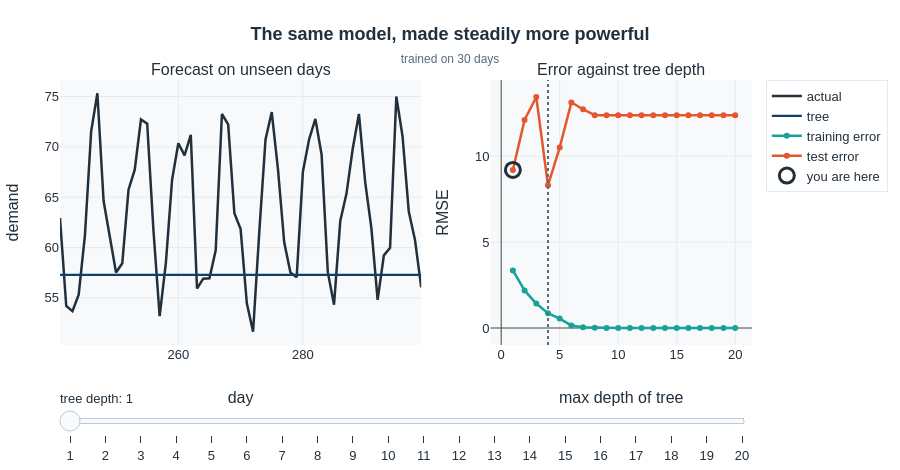

Source (notebook cell):
### Markdown cell above
## Part 5 — More complexity is not more accuracy

Now the central idea in machine learning, and the one students most often need to *see*
before they believe it.

We swap the linear model for a decision tree and turn up its depth. A deeper tree carves the
data into finer and finer boxes, so it fits the days it trained on better and better. Given
enough depth it gets them perfect.

To make the effect visible we first give the model a realistic handicap: **only 30 days of
history to learn from**. Small, noisy training sets are the normal condition in finance, not
the exception.

**Move the slider and watch the two curves on the right.**

The training error falls the whole way down. The test error falls, bottoms out around depth 4,
and then climbs. Past that point the tree has stopped learning the weekly cycle and started
memorising which particular random wobbles happened on which particular training days. Those
wobbles never repeat, so the memorisation is worse than useless.

This is **overfitting**, and note how invisible it is from the training curve alone. One number
going down is not evidence of anything.

### Code cell
N_SMALL = 30          # a realistic handicap: one month of history
depths = list(range(1, 21))

def depth_curves(n_train):
    tr, te, pr = [], [], {}
    for dpt in depths:
        tree = DecisionTreeRegressor(max_depth=dpt, random_state=0).fit(Xtr[:n_train], ytr[:n_train])
        p = tree.predict(Xte)
        pr[dpt] = p
        tr.append(rmse(tree.predict(Xtr[:n_train]), ytr[:n_train]))
        te.append(rmse(p, yte))
    return tr, te, pr

tr_err, te_err, preds_by_depth = depth_curves(N_SMALL)
best_depth = depths[int(np.argmin(te_err))]

fig = make_subplots(rows=1, cols=2, column_widths=[0.58, 0.42],
                    subplot_titles=("Forecast on unseen days", "Error against tree depth"))
fig.add_trace(go.Scatter(x=days_te, y=yte, mode="lines", name="actual",
                         line=dict(color="#22303C", width=2.5)), row=1, col=1)
fig.add_trace(go.Scatter(x=days_te, y=preds_by_depth[1], mode="lines", name="tree",
                         line=dict(color=COL[0], width=2.2)), row=1, col=1)
fig.add_trace(go.Scatter(x=depths, y=tr_err, mode="lines+markers", name="training error",
                         line=dict(color=COL[2], width=2.5)), row=1, col=2)
fig.add_trace(go.Scatter(x=depths, y=te_err, mode="lines+markers", name="test error",
                         line=dict(color=COL[1], width=2.5)), row=1, col=2)
fig.add_trace(go.Scatter(x=[1], y=[te_err[0]], mode="markers", name="you are here",
                         marker=dict(color="#22303C", size=15, symbol="circle-open",
                                     line=dict(width=3))), row=1, col=2)
fig.add_vline(x=best_depth, line_dash="dot", line_color="#5A6B7B", row=1, col=2)

fig.frames = [go.Frame(name=str(dpt), data=[
    go.Scatter(x=days_te, y=preds_by_depth[dpt], mode="lines",
               line=dict(color=COL[0], width=2.2)),
    go.Scatter(x=[dpt], y=[te_err[dpt - 1]], mode="markers",
               marker=dict(color="#22303C", size=15, symbol="circle-open", line=dict(width=3)))],
    traces=[1, 4]) for dpt in depths]

fig.update_xaxes(title_text="day", row=1, col=1)
fig.update_xaxes(title_text="max depth of tree", row=1, col=2)
fig.update_yaxes(title_text="demand", row=1, col=1)
fig.update_yaxes(title_text="RMSE", row=1, col=2)
fig.update_layout(height=470,
    title=f"<b>The same model, made steadily more powerful</b><br><span style='font-size:12px;"
          f"color:#5A6B7B'>trained on {N_SMALL} days</span>",
    sliders=[dict(active=0, y=-0.08, currentvalue=dict(prefix="tree depth: "),
                  steps=[dict(label=str(dpt), method="animate",
                              args=[[str(dpt)], dict(mode="immediate",
                                                     frame=dict(duration=0, redraw=True))])
                         for dpt in depths])])
fig.show()

print(f"Best depth on unseen days : {best_depth}   (test RMSE {min(te_err):.2f})")
print(f"Deepest tree (depth 20)   : training RMSE {tr_err[-1]:.2f}, test RMSE {te_err[-1]:.2f}")
print(f"\nGoing from the best depth to the deepest tree makes the training error look "
      f"{tr_err[best_depth-1] - tr_err[-1]:.2f} better,")
print(f"and the actual forecasts {te_err[-1]/min(te_err):.2f}x worse.")

### Figure 1 — Plotly figure (JSON) as saved in the notebook; plotly's stock layout.template omitted (floating-point values rounded to 4 significant figures)
{"data": [{"line": {"color": "#22303C", "width": 2.5}, "mode": "lines", "name": "actual", "type": "scatter", "x": [241, 242, 243, 244, 245, 246, 247, 248, 249, 250, 251, 252, 253, 254, 255, 256, 257, 258, 259, 260, 261, 262, 263, 264, 265, 266, 267, 268, 269, 270, 271, 272, 273, 274, 275, 276, 277, 278, 279, 280, 281, 282, 283, 284, 285, 286, 287, 288, 289, 290, 291, 292, 293, 294, 295, 296, 297, 298, 299], "xaxis": "x", "y": [62.93, 54.2, 53.69, 55.31, 61.19, 71.52, 75.33, 64.62, 61.08, 57.52, 58.43, 65.74, 67.74, 72.72, 72.29, 61.74, 53.19, 58.47, 66.74, 70.36, 69.16, 71.2, 55.93, 56.91, 56.95, 59.72, 73.26, 72.24, 63.42, 61.83, 54.46, 51.64, 61.58, 70.75, 73.46, 67.77, 60.51, 57.51, 57.06, 67.53, 70.75, 72.78, 69.24, 57.56, 54.32, 62.63, 65.36, 69.81, 73.27, 66.53, 61.91, 54.8, 59.22, 59.97, 75.0, 71.06, 63.58, 60.76, 56.04], "yaxis": "y"}, {"line": {"color": "#123F69", "width": 2.2}, "mode": "lines", "name": "tree", "type": "scatter", "x": [241, 242, 243, 244, 245, 246, 247, 248, 249, 250, 251, 252, 253, 254, 255, 256, 257, 258, 259, 260, 261, 262, 263, 264, 265, 266, 267, 268, 269, 270, 271, 272, 273, 274, 275, 276, 277, 278, 279, 280, 281, 282, 283, 284, 285, 286, 287, 288, 289, 290, 291, 292, 293, 294, 295, 296, 297, 298, 299], "xaxis": "x", "y": [57.28, 57.28, 57.28, 57.28, 57.28, 57.28, 57.28, 57.28, 57.28, 57.28, 57.28, 57.28, 57.28, 57.28, 57.28, 57.28, 57.28, 57.28, 57.28, 57.28, 57.28, 57.28, 57.28, 57.28, 57.28, 57.28, 57.28, 57.28, 57.28, 57.28, 57.28, 57.28, 57.28, 57.28, 57.28, 57.28, 57.28, 57.28, 57.28, 57.28, 57.28, 57.28, 57.28, 57.28, 57.28, 57.28, 57.28, 57.28, 57.28, 57.28, 57.28, 57.28, 57.28, 57.28, 57.28, 57.28, 57.28, 57.28, 57.28], "yaxis": "y"}, {"line": {"color": "#17A398", "width": 2.5}, "mode": "lines+markers", "name": "training error", "type": "scatter", "x": [1, 2, 3, 4, 5, 6, 7, 8, 9, 10, 11, 12, 13, 14, 15, 16, 17, 18, 19, 20], "xaxis": "x2", "y": [3.349, 2.187, 1.421, 0.8585, 0.5499, 0.1481, 0.04733, 0.02115, 0, 0, 0, 0, 0, 0, 0, 0, 0, 0, 0, 0], "yaxis": "y2"}, {"line": {"color": "#E4572E", "width": 2.5}, "mode": "lines+markers", "name": "test error", "type": "scatter", "x": [1, 2, 3, 4, 5, 6, 7, 8, 9, 10, 11, 12, 13, 14, 15, 16, 17, 18, 19, 20], "xaxis": "x2", "y": [9.192, 12.1, 13.44, 8.297, 10.5, 13.12, 12.72, 12.38, 12.38, 12.38, 12.38, 12.38, 12.38, 12.38, 12.38, 12.38, 12.38, 12.38, 12.38, 12.38], "yaxis": "y2"}, {"marker": {"color": "#22303C", "line": {"width": 3}, "size": 15, "symbol": "circle-open"}, "mode": "markers", "name": "you are here", "type": "scatter", "x": [1], "xaxis": "x2", "y": [9.192], "yaxis": "y2"}], "layout": {"annotations": [{"font": {"size": 16}, "showarrow": false, "text": "Forecast on unseen days", "x": 0.261, "xanchor": "center", "xref": "paper", "y": 1, "yanchor": "bottom", "yref": "paper"}, {"font": {"size": 16}, "showarrow": false, "text": "Error against tree depth", "x": 0.811, "xanchor": "center", "xref": "paper", "y": 1, "yanchor": "bottom", "yref": "paper"}], "height": 470, "shapes": [{"line": {"color": "#5A6B7B", "dash": "dot"}, "type": "line", "x0": 4, "x1": 4, "xref": "x2", "y0": 0, "y1": 1, "yref": "y2 domain"}], "sliders": [{"active": 0, "currentvalue": {"prefix": "tree depth: "}, "steps": [{"args": [["1"], {"frame": {"duration": 0, "redraw": true}, "mode": "immediate"}], "label": "1", "method": "animate"}, {"args": [["2"], {"frame": {"duration": 0, "redraw": true}, "mode": "immediate"}], "label": "2", "method": "animate"}, {"args": [["3"], {"frame": {"duration": 0, "redraw": true}, "mode": "immediate"}], "label": "3", "method": "animate"}, {"args": [["4"], {"frame": {"duration": 0, "redraw": true}, "mode": "immediate"}], "label": "4", "method": "animate"}, {"args": [["5"], {"frame": {"duration": 0, "redraw": true}, "mode": "immediate"}], "label": "5", "method": "animate"}, {"args": [["6"], {"frame": {"duration": 0, "redraw": true}, "mode": "immediate"}], "label": "6", "method": "animate"}, {"args": [["7"], {"frame": {"duration": 0, "redraw": true}, "mode": "immediate"}], "label": "7", "method": "animate"}, {"args": [["8"], {"frame": {"duration": 0, "redraw": true}, "mode": "immediate"}], "label": "8", "method": "animate"}, {"args": [["9"], {"frame": {"duration": 0, "redraw": true}, "mode": "immediate"}], "label": "9", "method": "animate"}, {"args": [["10"], {"frame": {"duration": 0, "redraw": true}, "mode": "immediate"}], "label": "10", "method": "animate"}, {"args": [["11"], {"frame": {"duration": 0, "redraw": true}, "mode": "immediate"}], "label": "11", "method": "animate"}, {"args": [["12"], {"frame": {"duration": 0, "redraw": true}, "mode": "immediate"}], "label": "12", "method": "animate"}, {"args": [["13"], {"frame": {"duration": 0, "redraw": true}, "mode": "immediate"}], "label": "13", "method": "animate"}, {"args": [["14"], {"frame": {"duration": 0, "redraw": true}, "mode": "immediate"}], "label": "14", "method": "animate"}, {"args": [["15"], {"frame": {"duration": 0, "redraw": true}, "mode": "immediate"}], "label": "15", "method": "animate"}, {"args": [["16"], {"frame": {"duration": 0, "redraw": true}, "mode": "immediate"}], "label": "16", "method": "animate"}, {"args": [["17"], {"frame": {"duration": 0, "redraw": true}, "mode": "immediate"}], "label": "17", "method": "animate"}, {"args": [["18"], {"frame": {"duration": 0, "redraw": true}, "mode": "immediate"}], "label": "18", "method": "animate"}, {"args": [["19"], {"frame": {"duration": 0, "redraw": true}, "mode": "immediate"}], "label": "19", "method": "animate"}, {"args": [["20"], {"frame": {"duration": 0, "redraw": true}, "mode": "immediate"}], "label": "20", "method": "animate"}], "y": -0.08}], "title": {"text": "<b>The same model, made steadily more powerful</b><br><span style='font-size:12px;color:#5A6B7B'>trained on 30 days</span>"}, "xaxis": {"anchor": "y", "domain": [0, 0.522], "title": {"text": "day"}}, "xaxis2": {"anchor": "y2", "domain": [0.622, 1], "title": {"text": "max depth of tree"}}, "yaxis": {"anchor": "x", "domain": [0, 1], "title": {"text": "demand"}}, "yaxis2": {"anchor": "x2", "domain": [0, 1], "title": {"text": "RMSE"}}}}
